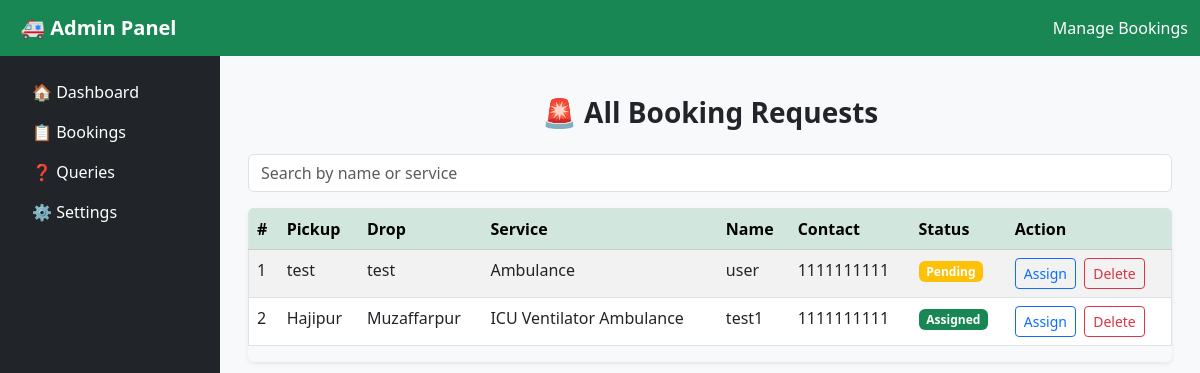
Before: /bookings with the older database file.
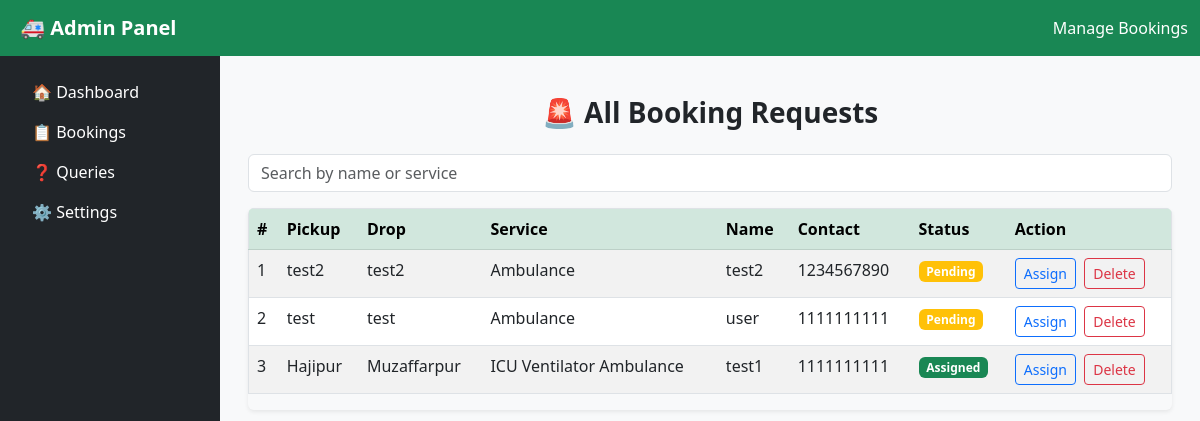
After: the same page with the newer database file.
### backend/models.py (models this page shows, shortened)
class Booking(db.Model):
    id = db.Column(db.Integer, primary_key=True)
    pickup = db.Column(db.String(200), nullable=False)
    drop = db.Column(db.String(200), nullable=False)
    service = db.Column(db.String(100), nullable=False) # e.g., "ICU Ambulance", "Oxygen Ambulance"
    name = db.Column(db.String(100), nullable=False)
    contact = db.Column(db.String(20), nullable=False)
    status = db.Column(db.String(50), nullable=False, default='Pending') # e.g., "Pending", "Assigned", "Completed"
    timestamp = db.Column(db.DateTime, nullable=False, default=datetime.utcnow)

### backend/controllers.py (the view)
@app.route("/bookings")
def bookings():
    all_bookings = Booking.query.order_by(Booking.timestamp.desc()).all()
    return render_template("admin/bookings.html", bookings=all_bookings)

### templates/admin/bookings.html (shortened to what this page needs)
<!DOCTYPE html>
<html lang="en">
<head>
  <link href="https://cdn.jsdelivr.net/npm/bootstrap@5.3.0/dist/css/bootstrap.min.css" rel="stylesheet">
  <link rel="stylesheet" href="https://cdn.jsdelivr.net/npm/bootstrap-icons@1.10.5/font/bootstrap-icons.css">
</head>
<body class="bg-light">
<nav class="navbar navbar-expand-lg navbar-dark bg-success">
  <div class="container-fluid">
    <a class="navbar-brand fw-bold ms-2" href="/admin">🚑 Admin Panel</a>
    <span class="navbar-text text-white ms-auto">Manage Bookings</span>
  </div>
</nav>
<div class="d-none d-lg-block position-fixed h-100 bg-dark text-white sidebar-lg">
  <div class="p-3">
    <ul class="nav flex-column">
      <li class="nav-item"><a class="nav-link text-white" href="/admin">🏠 Dashboard</a></li>
      <li class="nav-item"><a class="nav-link text-white active" href="/bookings">📋 Bookings</a></li>
      <li class="nav-item"><a class="nav-link text-white" href="/queries">❓ Queries</a></li>
      <li class="nav-item"><a class="nav-link text-white" href="/settings">⚙️ Settings</a></li>
    </ul>
  </div>
</div>
<div class="main-content">
  <div class="container py-4">
    <h3 class="mb-4 fw-bold text-center">🚨 All Booking Requests</h3>
    <input type="text" id="searchInput" class="form-control mb-3" placeholder="Search by name or service">
    <div class="table-responsive shadow-sm rounded">
      <table class="table table-striped table-hover bg-white border">
        <thead class="table-success">
          <tr>
            <th>#</th>
            <th>Pickup</th>
            <th>Drop</th>
            <th>Service</th>
            <th>Name</th>
            <th>Contact</th>
            <th>Status</th>
            <th>Action</th>
          </tr>
        </thead>
        <tbody id="bookingTable">
          {% for b in bookings %}
          <tr>
            <td>{{ loop.index }}</td>
            <td>{{ b.pickup }}</td>
            <td>{{ b.drop }}</td>
            <td>{{ b.service }}</td>
            <td>{{ b.name }}</td>
            <td>{{ b.contact }}</td>
            <td>
              <span class="badge {{ 'bg-success' if b.status == 'Assigned' else 'bg-warning' }}">{{ b.status }}</span>
            </td>
            <td>
              <form method="POST" action="/assign-booking/{{ b.id }}" style="display:inline;">
                <button type="submit" class="btn btn-sm btn-outline-primary me-1">Assign</button>
              </form>
              <form method="POST" action="/delete-booking/{{ b.id }}" style="display:inline;" onsubmit="return confirm('Are you sure?')">
                <button type="submit" class="btn btn-sm btn-outline-danger">Delete</button>
              </form>
            </td>
          </tr>
          {% else %}
          <tr><td colspan="8" class="text-center">No bookings found.</td></tr>
          {% endfor %}
        </tbody>
      </table>
    </div>
  </div>
</div>
</body>
</html>

### templates/admin/bookings.html (style rules this page uses)
.main-content { margin-left: 220px; padding: 1rem; }
.sidebar-lg { width: 220px; }

Changed rows visible on the page:
added Booking: pickup "test2", drop "test2", service "Ambulance", name "test2", contact "1234567890", status "Pending"
